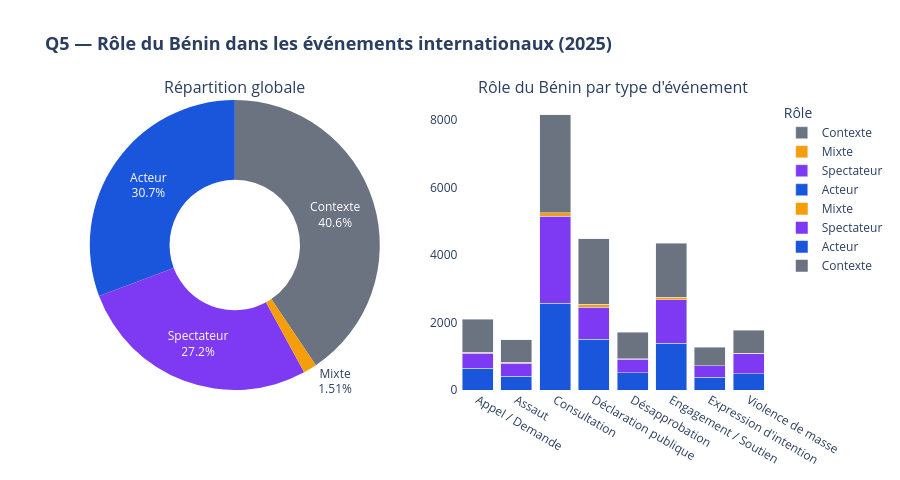

Notebook source saved alongside this figure:
### Markdown cell above
---

## Q5 — Le Bénin est-il acteur ou spectateur sur la scène internationale ?

**Visualisation 5 : Rôle du Bénin dans les événements GDELT**

Chaque événement GDELT implique un acteur 1 (initiateur) et un acteur 2 (cible ou partenaire).  
Cette analyse détermine si le Bénin initie les événements (**Acteur**), en est la cible (**Spectateur**), est les deux à la fois (**Mixte**), ou sert uniquement de cadre géographique (**Contexte**).

### Code cell
# ── Q5 — VISUALIZATION 5 : Benin role distribution ──────────
role_counts = df["benin_role"].value_counts().reset_index()
role_colors = {
    "Acteur": "#1a56db",
    "Spectateur": "#7e3af2",
    "Mixte": "#f59e0b",
    "Contexte": "#6b7280"
}

fig5 = make_subplots(
    rows=1, cols=2,
    specs=[[{"type": "pie"}, {"type": "bar"}]],
    subplot_titles=(
        "Répartition globale",
        "Rôle du Bénin par type d'événement"
    )
)

# Pie chart
fig5.add_trace(
    go.Pie(
        labels=role_counts["benin_role"],
        values=role_counts["count"],
        marker_colors=[role_colors.get(l, "#aaa") for l in role_counts["benin_role"]],
        hole=0.45,
        textinfo="label+percent",
        name="Rôle"
    ),
    row=1, col=1
)

# Stacked bar: role × event type
role_event = (
    df.groupby(["event_root_label", "benin_role"])
    .size()
    .reset_index(name="count")
)
top_events = df["event_root_label"].value_counts().head(8).index.tolist()
role_event_top = role_event[role_event["event_root_label"].isin(top_events)]

for role in ["Acteur", "Spectateur", "Mixte", "Contexte"]:
    subset = role_event_top[role_event_top["benin_role"] == role]
    fig5.add_trace(
        go.Bar(
            x=subset["event_root_label"],
            y=subset["count"],
            name=role,
            marker_color=role_colors.get(role, "#aaa")
        ),
        row=1, col=2
    )

fig5.update_layout(
    height=480,
    title_text="<b>Q5 — Rôle du Bénin dans les événements internationaux (2025)</b>",
    title_font_size=18,
    barmode="stack",
    plot_bgcolor="white",
    paper_bgcolor="white",
    legend_title="Rôle"
)
fig5.show()

print("\nInsight Q5 :")
for _, row in role_counts.iterrows():
    pct = row["count"] / len(df) * 100
    print(f"  {row['benin_role']:<15} : {row['count']:>5,} événements ({pct:.1f}%)")

### Figure 1 — Plotly figure (JSON) as saved in the notebook; plotly's stock layout.template omitted (floating-point values rounded to 4 significant figures)
{"data": [{"domain": {"x": [0.0, 0.45], "y": [0.0, 1.0]}, "hole": 0.45, "labels": ["Contexte", "Acteur", "Spectateur", "Mixte"], "marker": {"colors": ["#6b7280", "#1a56db", "#7e3af2", "#f59e0b"]}, "name": "Rôle", "textinfo": "label+percent", "type": "pie", "values": [12777, 9675, 8576, 476]}, {"marker": {"color": "#1a56db"}, "name": "Acteur", "type": "bar", "x": ["Appel / Demande", "Assaut", "Consultation", "Déclaration publique", "Désapprobation", "Engagement / Soutien", "Expression d'intention", "Violence de masse"], "xaxis": "x", "y": [650, 401, 2574, 1501, 514, 1386, 374, 487], "yaxis": "y"}, {"marker": {"color": "#7e3af2"}, "name": "Spectateur", "type": "bar", "x": ["Appel / Demande", "Assaut", "Consultation", "Déclaration publique", "Désapprobation", "Engagement / Soutien", "Expression d'intention", "Violence de masse"], "xaxis": "x", "y": [434, 393, 2570, 956, 390, 1280, 341, 581], "yaxis": "y"}, {"marker": {"color": "#f59e0b"}, "name": "Mixte", "type": "bar", "x": ["Appel / Demande", "Assaut", "Consultation", "Déclaration publique", "Désapprobation", "Engagement / Soutien", "Expression d'intention", "Violence de masse"], "xaxis": "x", "y": [29, 28, 103, 86, 26, 86, 7, 23], "yaxis": "y"}, {"marker": {"color": "#6b7280"}, "name": "Contexte", "type": "bar", "x": ["Appel / Demande", "Assaut", "Consultation", "Déclaration publique", "Désapprobation", "Engagement / Soutien", "Expression d'intention", "Violence de masse"], "xaxis": "x", "y": [987, 664, 2911, 1931, 786, 1588, 543, 680], "yaxis": "y"}], "layout": {"annotations": [{"font": {"size": 16}, "showarrow": false, "text": "Répartition globale", "x": 0.225, "xanchor": "center", "xref": "paper", "y": 1.0, "yanchor": "bottom", "yref": "paper"}, {"font": {"size": 16}, "showarrow": false, "text": "Rôle du Bénin par type d'événement", "x": 0.775, "xanchor": "center", "xref": "paper", "y": 1.0, "yanchor": "bottom", "yref": "paper"}], "barmode": "stack", "height": 480, "legend": {"title": {"text": "Rôle"}}, "paper_bgcolor": "white", "plot_bgcolor": "white", "title": {"font": {"size": 18}, "text": "<b>Q5 — Rôle du Bénin dans les événements internationaux (2025)</b>"}, "xaxis": {"anchor": "y", "domain": [0.55, 1.0]}, "yaxis": {"anchor": "x", "domain": [0.0, 1.0]}}}
